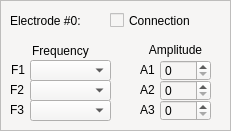
     <widget class="QFrame" name="frame_e1">
      <property name="geometry">
       <rect>
        <x>510</x>
        <y>40</y>
        <width>231</width>
        <height>131</height>
       </rect>
      </property>
      <property name="styleSheet">
       <string notr="true">background-color: rgb(246, 245, 244);</string>
      </property>
      <property name="frameShape">
       <enum>QFrame::StyledPanel</enum>
      </property>
      <property name="frameShadow">
       <enum>QFrame::Raised</enum>
      </property>
      <widget class="QSpinBox" name="spinBox_e0_a1">
       <property name="geometry">
        <rect>
         <x>160</x>
         <y>60</y>
         <width>51</width>
         <height>21</height>
        </rect>
       </property>
      </widget>
      <widget class="QLabel" name="label_7">
       <property name="geometry">
        <rect>
         <x>10</x>
         <y>10</y>
         <width>91</width>
         <height>21</height>
        </rect>
       </property>
       <property name="text">
        <string>Electrode #0:</string>
       </property>
      </widget>
      <widget class="QLabel" name="label_9">
       <property name="geometry">
        <rect>
         <x>10</x>
         <y>40</y>
         <width>101</width>
         <height>21</height>
        </rect>
       </property>
       <property name="text">
        <string>Frequency</string>
       </property>
       <property name="alignment">
        <set>Qt::AlignCenter</set>
       </property>
      </widget>
      <widget class="QLabel" name="label_10">
       <property name="geometry">
        <rect>
         <x>11</x>
         <y>60</y>
         <width>21</width>
         <height>20</height>
        </rect>
       </property>
       <property name="text">
        <string>F1</string>
       </property>
      </widget>
      <widget class="QLabel" name="label_14">
       <property name="geometry">
        <rect>
         <x>10</x>
         <y>80</y>
         <width>21</width>
         <height>20</height>
        </rect>
       </property>
       <property name="text">
        <string>F2</string>
       </property>
      </widget>
      <widget class="QLabel" name="label_15">
       <property name="geometry">
        <rect>
         <x>10</x>
         <y>100</y>
         <width>21</width>
         <height>20</height>
        </rect>
       </property>
       <property name="text">
        <string>F3</string>
       </property>
      </widget>
      <widget class="QComboBox" name="comboBox_e0_f2">
       <property name="geometry">
        <rect>
         <x>30</x>
         <y>80</y>
         <width>81</width>
         <height>21</height>
        </rect>
       </property>
      </widget>
      <widget class="QComboBox" name="comboBox_e0_f1">
       <property name="geometry">
        <rect>
         <x>30</x>
         <y>60</y>
         <width>81</width>
         <height>21</height>
        </rect>
       </property>
      </widget>
      <widget class="QComboBox" name="comboBox_e0_f3">
       <property name="geometry">
        <rect>
         <x>30</x>
         <y>100</y>
         <width>81</width>
         <height>21</height>
        </rect>
       </property>
      </widget>
      <widget class="QLabel" name="label_16">
       <property name="geometry">
        <rect>
         <x>140</x>
         <y>39</y>
         <width>71</width>
         <height>21</height>
        </rect>
       </property>
       <property name="text">
        <string>Amplitude</string>
       </property>
       <property name="alignment">
        <set>Qt::AlignCenter</set>
       </property>
      </widget>
      <widget class="QLabel" name="label_17">
       <property name="geometry">
        <rect>
         <x>140</x>
         <y>60</y>
         <width>16</width>
         <height>20</height>
        </rect>
       </property>
       <property name="text">
        <string>A1</string>
       </property>
      </widget>
      <widget class="QLabel" name="label_18">
       <property name="geometry">
        <rect>
         <x>140</x>
         <y>80</y>
         <width>21</width>
         <height>20</height>
        </rect>
       </property>
       <property name="text">
        <string>A2</string>
       </property>
      </widget>
      <widget class="QSpinBox" name="spinBox_e0_a2">
       <property name="geometry">
        <rect>
         <x>160</x>
         <y>80</y>
         <width>51</width>
         <height>21</height>
        </rect>
       </property>
      </widget>
      <widget class="QLabel" name="label_19">
       <property name="geometry">
        <rect>
         <x>140</x>
         <y>100</y>
         <width>21</width>
         <height>20</height>
        </rect>
       </property>
       <property name="text">
        <string>A3</string>
       </property>
      </widget>
      <widget class="QSpinBox" name="spinBox_e0_a3">
       <property name="geometry">
        <rect>
         <x>160</x>
         <y>100</y>
         <width>51</width>
         <height>21</height>
        </rect>
       </property>
      </widget>
      <widget class="QCheckBox" name="checkBox_e0">
       <property name="enabled">
        <bool>true</bool>
       </property>
       <property name="geometry">
        <rect>
         <x>110</x>
         <y>10</y>
         <width>101</width>
         <height>21</height>
        </rect>
       </property>
       <property name="text">
        <string>Connection</string>
       </property>
       <property name="tristate">
        <bool>false</bool>
       </property>
      </widget>
     </widget>
